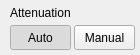
     <widget class="RtSa_ClickedWidget" name="Atten" native="true">
      <property name="geometry">
       <rect>
        <x>419</x>
        <y>261</y>
        <width>140</width>
        <height>55</height>
       </rect>
      </property>
      <property name="focusPolicy">
       <enum>Qt::StrongFocus</enum>
      </property>
      <property name="styleSheet">
       <string notr="true"/>
      </property>
      <widget class="QLabel" name="Title_Atten">
       <property name="geometry">
        <rect>
         <x>10</x>
         <y>2</y>
         <width>121</width>
         <height>21</height>
        </rect>
       </property>
       <property name="text">
        <string>Attenuation</string>
       </property>
      </widget>
      <widget class="QPushButton" name="Atten_Auto">
       <property name="geometry">
        <rect>
         <x>10</x>
         <y>25</y>
         <width>61</width>
         <height>25</height>
        </rect>
       </property>
       <property name="focusPolicy">
        <enum>Qt::NoFocus</enum>
       </property>
       <property name="styleSheet">
        <string notr="true">#RtSa_Dialog_AllSetup[status = &quot;indoor&quot;]
QPushButton
{
	font:75 12px &quot;Arial&quot;;
   font-weight:bold;
color:rgba(101, 101, 101, 1);
	
	border-style:flat;
	background-image: url(:/rtsa/image/btn_opt_2_w125.png);
}
#RtSa_Dialog_AllSetup[status = &quot;indoor&quot;]
QPushButton:checked
{
	color:rgba(57, 57, 57, 1);
	background-image: url(:/rtsa/image/btn_opt_1_w125.png);
}

#RtSa_Dialog_AllSetup[status = &quot;outdoor&quot;]
QPushButton
{
	font:75 12px &quot;Arial&quot;;
   font-weight:bold;
color:rgba(101, 101, 101, 1);
	
	border-style:flat;
	background-image: url(:/rtsa/image/btn_opt_2_w125.png);
}
#RtSa_Dialog_AllSetup[status = &quot;outdoor&quot;]
QPushButton:checked
{
	color:rgba(57, 57, 57, 1);
	background-image: url(:/rtsa/image/btn_opt_1_w125.png);
}

#RtSa_Dialog_AllSetup[status = &quot;night&quot;]
QPushButton
{
	font:75 12px &quot;Arial&quot;;
   font-weight:bold;
   color:rgba(121, 106, 81, 1);
	border-style:flat;
	background-image: url(:/rtsa/image/night/btn_left_nor.png);
}
#RtSa_Dialog_AllSetup[status = &quot;night&quot;]
QPushButton:checked
{
	color:rgba(57, 57, 57, 1);
	background-image: url(:/rtsa/image/night/btn_left_click.png);
}



</string>
       </property>
       <property name="text">
        <string>Auto</string>
       </property>
       <property name="checkable">
        <bool>true</bool>
       </property>
       <property name="checked">
        <bool>true</bool>
       </property>
       <property name="autoExclusive">
        <bool>true</bool>
       </property>
       <property name="flat">
        <bool>false</bool>
       </property>
      </widget>
      <widget class="QPushButton" name="Atten_Manual">
       <property name="geometry">
        <rect>
         <x>74</x>
         <y>25</y>
         <width>61</width>
         <height>25</height>
        </rect>
       </property>
       <property name="focusPolicy">
        <enum>Qt::NoFocus</enum>
       </property>
       <property name="styleSheet">
        <string notr="true">#RtSa_Dialog_AllSetup[status = &quot;indoor&quot;]
QPushButton
{
	font:75 12px &quot;Arial&quot;;
   font-weight:bold;
color:rgba(101, 101, 101, 1);
	
	border-style:flat;
	background-image: url(:/rtsa/image/btn_opt_1_w125.png);
 background-position:right;
}
#RtSa_Dialog_AllSetup[status = &quot;indoor&quot;]
QPushButton:checked
{
	color:rgba(57, 57, 57, 1);
	background-image: url(:/rtsa/image/btn_opt_2_w125.png);
 background-position:right;
}

#RtSa_Dialog_AllSetup[status = &quot;outdoor&quot;]
QPushButton
{
	font:75 12px &quot;Arial&quot;;
   font-weight:bold;
color:rgba(101, 101, 101, 1);
	
	border-style:flat;
	background-image: url(:/rtsa/image/btn_opt_1_w125.png);
 background-position:right;
}
#RtSa_Dialog_AllSetup[status = &quot;outdoor&quot;]
QPushButton:checked
{
	color:rgba(57, 57, 57, 1);
	background-image: url(:/rtsa/image/btn_opt_2_w125.png);
 background-position:right;
}

#RtSa_Dialog_AllSetup[status = &quot;night&quot;]
QPushButton
{
	font:75 12px &quot;Arial&quot;;
   font-weight:bold;
   color:rgba(121, 106, 81, 1);
	border-style:flat;
	background-image: url(:/rtsa/image/night/btn_right_nor.png);
}
#RtSa_Dialog_AllSetup[status = &quot;night&quot;]
QPushButton:checked
{
	color:rgba(57, 57, 57, 1);
	background-image: url(:/rtsa/image/night/btn_right_click.png);
}



</string>
       </property>
       <property name="text">
        <string>Manual</string>
       </property>
       <property name="checkable">
        <bool>true</bool>
       </property>
       <property name="checked">
        <bool>false</bool>
       </property>
       <property name="autoExclusive">
        <bool>true</bool>
       </property>
       <property name="flat">
        <bool>false</bool>
       </property>
      </widget>
     </widget>
